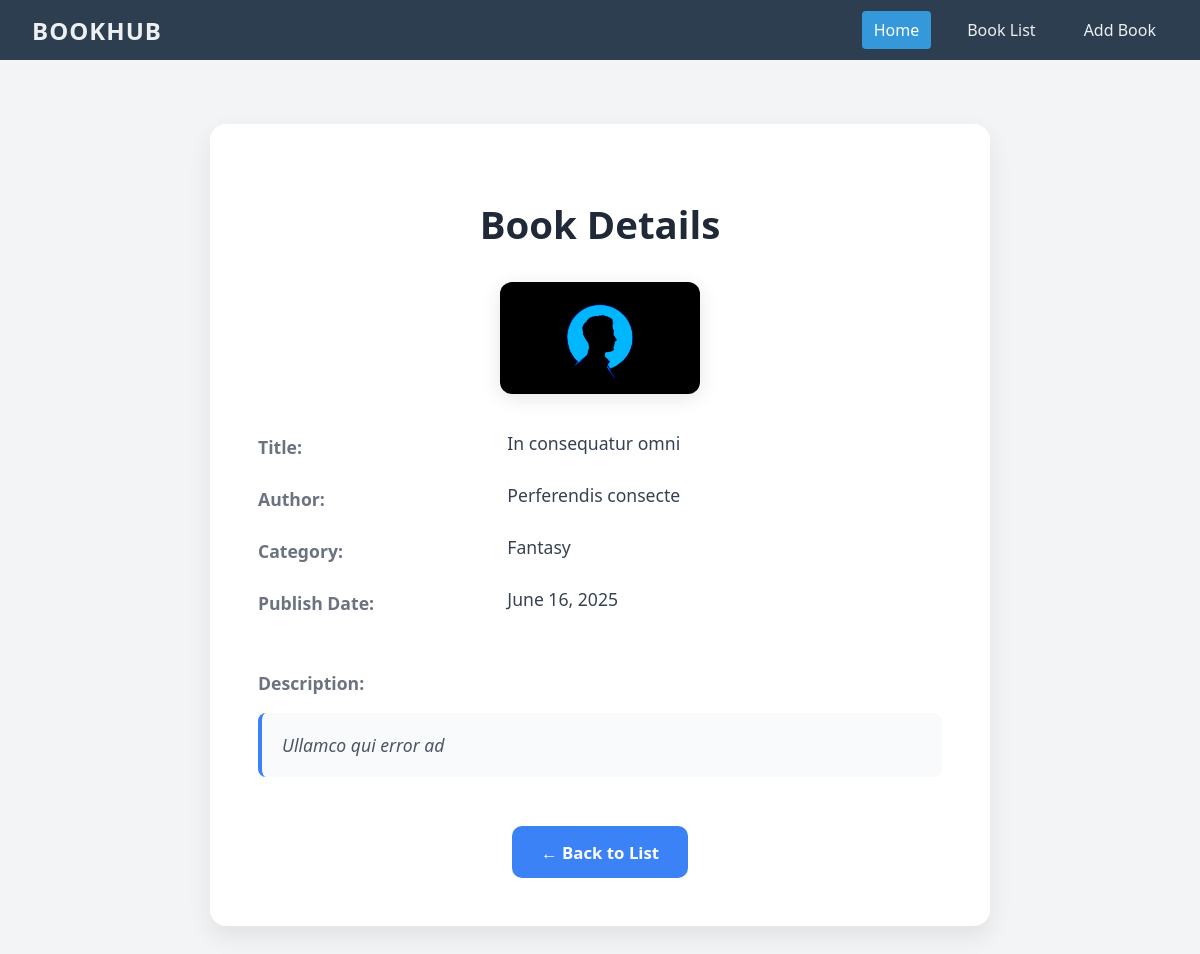
/view/12/, run on an earlier commit of the app's database.
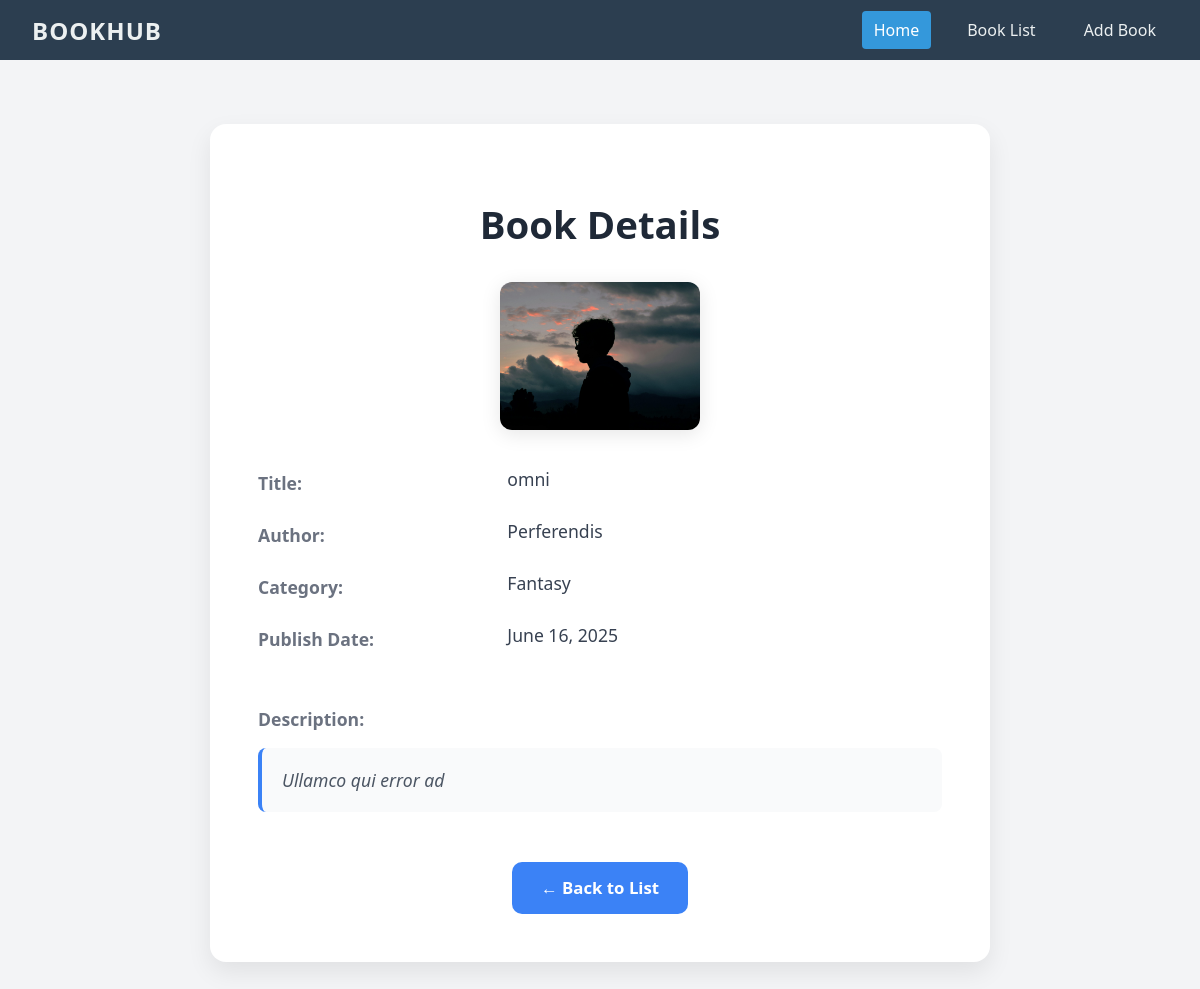
And on a later commit of the database.
### books/models.py (models this page shows)
class booksModel(models.Model):
    BookTitle = models.CharField(max_length=50, null=True)
    BookAuthor = models.CharField(max_length=50, null=True)
    BookCategory = models.CharField(max_length=100, null=True)
    BookPublishDate = models.DateField(auto_now_add=True, null=True)
    BookDescription = models.TextField(null=True)
    BookCoverPhoto = models.ImageField(upload_to='Media/cover_photo', null=True)

### books/views.py (the view)
# urls.py: path('view/<str:id>/', viewBook, name='viewBook')
def viewBook(request, id):
    books = booksModel.objects.get(id=id)
    return render(request, 'view_book.html', {'books':books})

### books/Template/books/view_book.html (shortened to what this page needs)
{% extends "home.html" %}
{% block body %}
<div class="view-container">
  <div class="book-card">
    <h1>Book Details</h1>
    {% if books.BookCoverPhoto %}
    <div class="cover-img">
      <img src="/{{ books.BookCoverPhoto }}" alt="Book Cover">
    </div>
    {% endif %}
    <div class="book-detail">
      <label>Title:</label>
      <div>{{ books.BookTitle }}</div>
      <label>Author:</label>
      <div>{{ books.BookAuthor }}</div>
      <label>Category:</label>
      <div>{{ books.BookCategory }}</div>
      <label>Publish Date:</label>
      <div>{{ books.BookPublishDate|date:"F j, Y" }}</div>
      <div class="book-description">
        <label>Description:</label>
        <p>{{ books.BookDescription|default:"No description provided." }}</p>
      </div>
    </div>
    <div style="text-align: center;">
      <a href="{% url 'bookList' %}" class="back-btn">← Back to List</a>
    </div>
  </div>
</div>
{% endblock body %}

What changed in the data, as far as the page shows it:
changed booksModel "Fantasy": BookCoverPhoto: a different picture; BookTitle "In consequatur omni" → "omni"; BookAuthor "Perferendis consecte" → "Perferendis"
